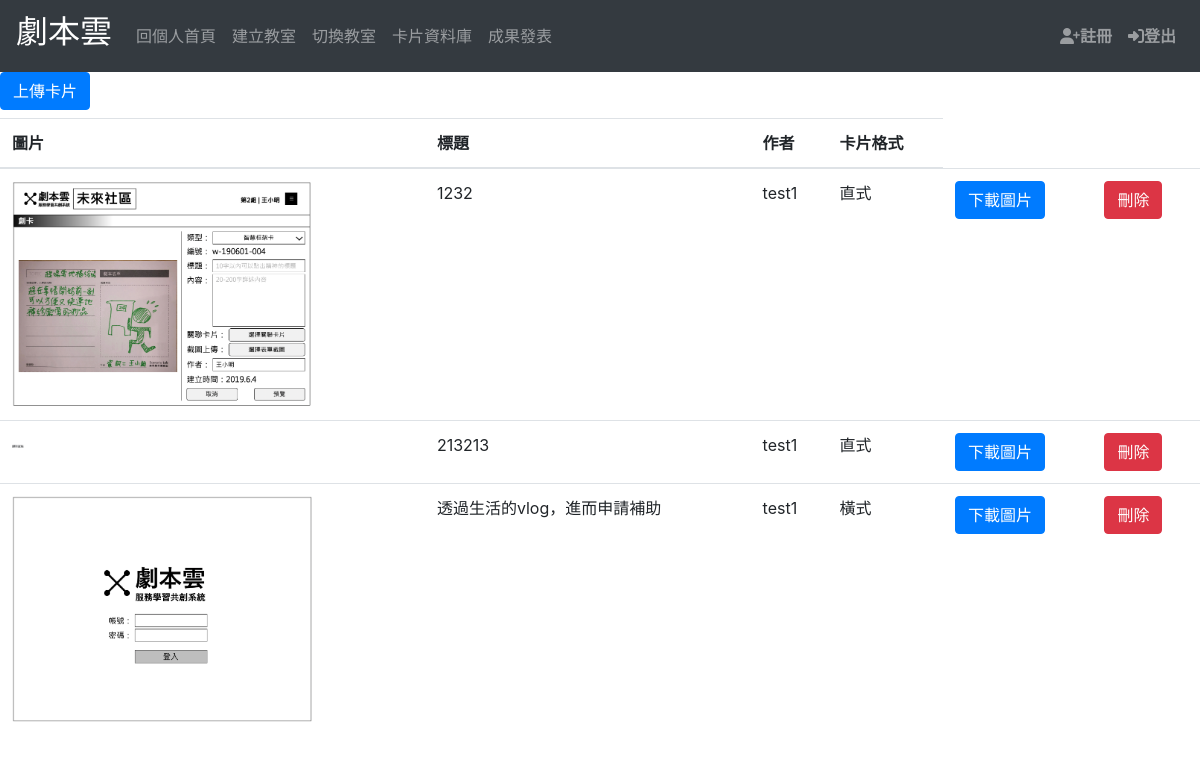
Before: /checkcard/ (signed in) with the older database file.
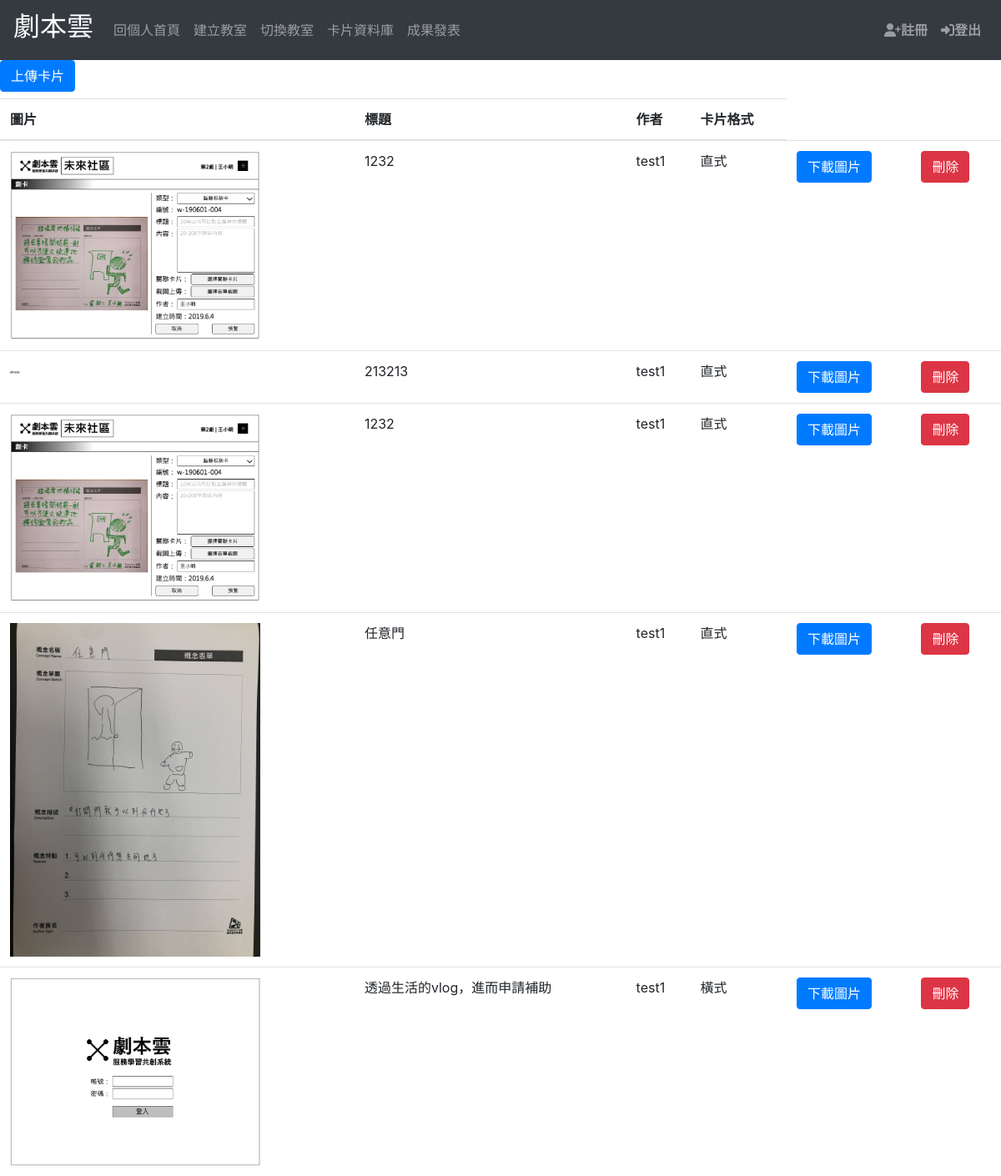
After: the same page with the newer database file.
### pbltest/models.py (models this page shows, shortened)
class UPCard(models.Model):
    title = models.CharField(max_length=100)
    author = models.ForeignKey('login.User', on_delete=models.CASCADE, null=True, blank=True)
    pdf = models.FileField(upload_to="media/card/img/", null=True, blank=True)
    cover = models.ImageField(upload_to="card/covers/", null=True, blank=True)
    class_material = models.CharField(max_length=100, null=True)
    group = models.ForeignKey('login.Group', on_delete=models.CASCADE, null=True, blank=True)
    activate = models.ForeignKey('login.CreateActivate', on_delete=models.CASCADE, null=True, blank=True)
    thumbnail = models.CharField(max_length=100, null=True)

### login/models.py (models this page shows)
class User(models.Model):
    gender = (
        ('guest', "學員"),
        ('teacher', "引導師"),
    )
    name = models.CharField(max_length=128, unique=True)
    password = models.CharField(max_length=256)
    email = models.EmailField(unique=True)
    identify = models.CharField(max_length=123, choices=gender, default='guest')
    c_time = models.DateTimeField(auto_now_add=True)
    def __str__(self):
        return self.name
    class Meta:
        ordering = ["-c_time"]
        verbose_name = "用户"
        verbose_name_plural = "用户"

### pbltest/views.py (the view)
# urls.py: path('checkcard/', card_list_view, name='check_card'),
def card_list_view(request):
    up_cards = UPCard.objects.all()
    user_id = request.session['user_id']
    group = Group.objects.all()
    context = {
        'up_cards': up_cards,
        'group': group
    }
    return render(request, "class_check_card.html", context)

### templates/class_check_card.html (shortened to what this page needs)
{% extends "check_card.html" %}

### templates/check_card.html (shortened to what this page needs)
{% extends "base.html" %}
{% block content %}
    <div class="table-responsive">
        <a href={% url 'upload_card' %}><button class="btn-primary btn">上傳卡片</button></a>
<table class="table mb-0">
        <thead>
            <tr>
                <th>圖片</th>
                <th>標題</th>
                <th>作者</th>
                <th>卡片格式</th>
            </tr>
        </thead>
        <tbody>
        {% for group in group %}
            {% for card in up_cards %}
                {% if group.id == card.group_id %}
                <tr>
                    <td>
                        {% if card.cover and card.class_material == '1' %}
                            <a href="{% url 'createcard' pk=card.id %}"> <img style="width: 300px" src="{{ card.cover.url }}" alt="{{ card.title }}"></a>
                        {% elif card.cover and card.class_material == '2' %}
                            <a href="{% url 'createcardrow' pk=card.id %}"> <img style="width: 300px" src="{{ card.cover.url }}" alt="{{ card.title }}"></a>
                        {% endif %}
                    </td>
                    <td>{{ card.title }}</td>
                    <td>{{ card.author }}</td>
                    {% if card.class_material == '1' %}
                        <td>直式</td>
                    {% elif card.class_material == '2' %}
                        <td>橫式</td>
                    {% endif %}
                    <td><a href="{{ card.cover.url }}" class="btn btn-primary" target="_blank">下載圖片</a> </td>
                    <td>
                        <form method="post" action="{% url 'class_delete_card' card.pk %}">
                        <button type="submit" class="btn btn-danger">刪除</button>
                    </form>
                    </td>
                </tr>
                {% endif %}
            {% endfor %}
        {% endfor %}
        </tbody>
    </table>
    </div>
</body>
{% endblock %}

### templates/base.html (shortened to what this page needs)
<!DOCTYPE html>
<html lang="en">
<head>
    {% include "tool/bootstrapt_3.4.html" %}
    {% include "part/nav.html" %}
</head>
<body>
{% block content %}
{% endblock %}
</body>
</html>

### templates/tool/bootstrapt_3.4.html (shortened to what this page needs)
<link rel="stylesheet" href="https://stackpath.bootstrapcdn.com/bootstrap/4.4.1/css/bootstrap.min.css">

### templates/part/nav.html (shortened to what this page needs)
{% block nav %}
    <nav class="navbar navbar-expand-md bg-dark navbar-dark ">
        <div class="navbar-brand"><h2>劇本雲</h2></div>
        <div class="collapse navbar-collapse " id="mylink">
              <ul class="navbar-nav mr-auto float-right">
                <li class="nav-item ">
                  <a class="nav-link" href={% url 'index' %}>回個人首頁</a>
                </li>
                  {% if request.session.user_name %}
                  <li class="nav-item ">
                    <a class="nav-link" href="/createclass">建立教室</a>
                </li>
                  {% endif %}
                <li class="nav-item">
                  <a class="nav-link" href="{% url 'index' %}">切換教室</a>
                </li>
                <li class="nav-item">
                  <a class="nav-link" href={% url 'check_card' %}>卡片資料庫</a>
                </li>
              <li class="nav-item">
                  <a class="nav-link" href={% url 'card_manage' %}>成果發表</a>
                </li>
              </ul>
             <ul class="navbar-nav">
                <li class="nav-item ">
                    <a class="nav-link" href="/register"><i class="fas fa-user-plus">註冊</i></a>
                </li>
                 {% if request.session.user_name %}
                     <li class="nav-item ">
                    <a class="nav-link" href="/logout"><i class="fas fa-sign-in-alt">登出</i></a>
                </li>
                 {% else %}
                 <li class="nav-item ">
                    <a class="nav-link" href="/login"><i class="fas fa-sign-in-alt">登入</i></a>
                </li>
                 {% endif %}
              </ul>
          </div>
    </nav>
{% endblock %}

Changed rows visible on the page:
added UPCard: cover (picture), title "1232", author "test1", class_material "直式", shown under Group (number 1 of 2 on the later page)
added UPCard: cover (picture), title "任意門", author "test1", class_material "直式", shown under Group (number 1 of 2 on the later page)
